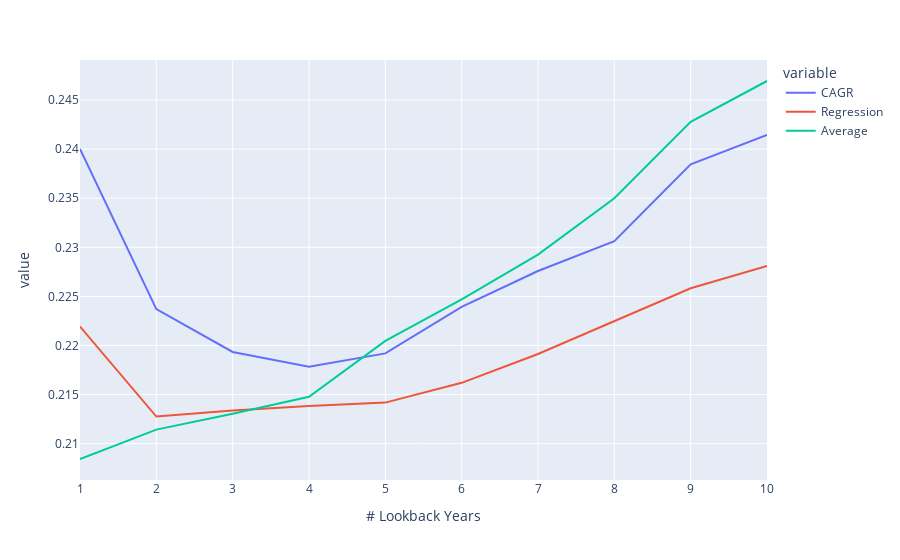

Write notebook code for a chart like this one.
### Code cell
mae_combined = pd.concat([cagr_mae_mse['mae'], reg_mae_mse['mae'], avg_mae_mse['mae']], axis=1)
mae_combined.columns = ['CAGR', 'Regression', 'Average']
mae_combined.index.name = '# Lookback Years'
mae_combined.plot()

### Figure 1 — Plotly figure (JSON) as saved in the notebook; plotly's stock layout.template omitted (floating-point values rounded to 4 significant figures)
{"data": [{"hovertemplate": "variable=CAGR<br># Lookback Years=%{x}<br>value=%{y}<extra></extra>", "legendgroup": "CAGR", "line": {"color": "#636efa", "dash": "solid"}, "marker": {"symbol": "circle"}, "mode": "lines", "name": "CAGR", "orientation": "v", "showlegend": true, "type": "scatter", "x": [1, 2, 3, 4, 5, 6, 7, 8, 9, 10], "xaxis": "x", "y": [0.24, 0.2237, 0.2193, 0.2178, 0.2192, 0.2239, 0.2276, 0.2306, 0.2385, 0.2415], "yaxis": "y"}, {"hovertemplate": "variable=Regression<br># Lookback Years=%{x}<br>value=%{y}<extra></extra>", "legendgroup": "Regression", "line": {"color": "#EF553B", "dash": "solid"}, "marker": {"symbol": "circle"}, "mode": "lines", "name": "Regression", "orientation": "v", "showlegend": true, "type": "scatter", "x": [1, 2, 3, 4, 5, 6, 7, 8, 9, 10], "xaxis": "x", "y": [0.2219, 0.2128, 0.2134, 0.2138, 0.2142, 0.2162, 0.2191, 0.2225, 0.2258, 0.2281], "yaxis": "y"}, {"hovertemplate": "variable=Average<br># Lookback Years=%{x}<br>value=%{y}<extra></extra>", "legendgroup": "Average", "line": {"color": "#00cc96", "dash": "solid"}, "marker": {"symbol": "circle"}, "mode": "lines", "name": "Average", "orientation": "v", "showlegend": true, "type": "scatter", "x": [1, 2, 3, 4, 5, 6, 7, 8, 9, 10], "xaxis": "x", "y": [0.2084, 0.2114, 0.213, 0.2148, 0.2205, 0.2247, 0.2293, 0.235, 0.2428, 0.2469], "yaxis": "y"}], "layout": {"legend": {"title": {"text": "variable"}, "tracegroupgap": 0}, "margin": {"t": 60}, "xaxis": {"anchor": "y", "domain": [0, 1], "title": {"text": "# Lookback Years"}}, "yaxis": {"anchor": "x", "domain": [0, 1], "title": {"text": "value"}}}}
